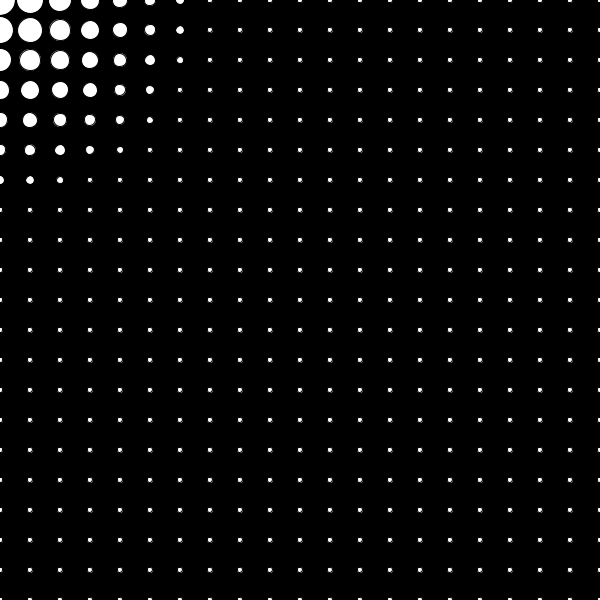
Frame 1 (no input)
Frame 60 (the mouse pressed at the canvas centre just before this capture): identical to frame 1, image omitted
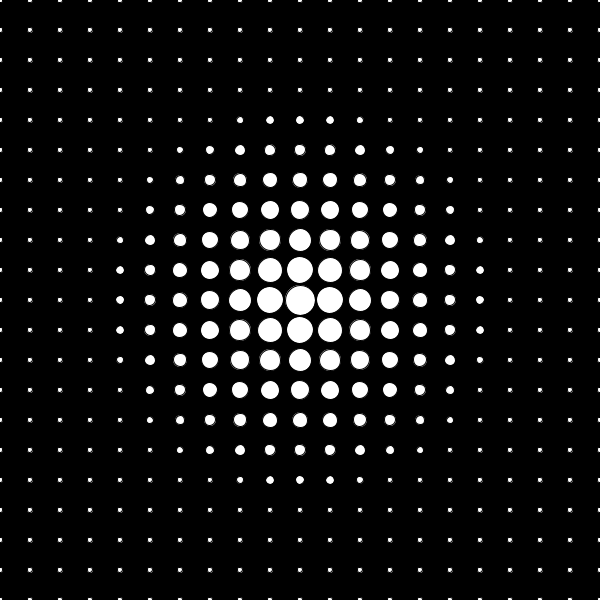
Frame 120 (the mouse held since frame 60 and released just before this capture)

The Processing sketch that drew these frames (run headless with seeded random() and noise(); from frame 60 on, the mouse is pressed at the canvas centre):

// Processing sketch: processing_71409
// ── processing_71409.pde

Spot [][] mySpot = new Spot[30][30];  // we delcare the array of objects

// this means: use the class Spot, make it an array called mySpot. Create an array of 30 objects using the class Spot.
// in short: create an array of "Spots" with 30 elements.

void setup() {
  size(600, 600);
  smooth();

  for (int i=0; i<mySpot.length; i++) {
    for (int j=0; j<mySpot.length; j++) {
      mySpot [i][j] = new Spot(30 * i, 30*j, 20); // We assign the elements of the array, and we give it some properties
  }
  }
}


void draw() {
  background(0);

  for (int i=0; i<mySpot.length; i++) {
    for (int j=0; j<mySpot.length; j++) {
      mySpot[i][j].update(mouseX, mouseY);
      mySpot[i][j].display();
  }
}
}
class Spot {
  
  // we define the variables
  // these variables are accesible 
  float x;
  float y;
  float mx;
  float my;
  float sz;
  float mouseDist;
  float mouseDistMapped;
  
  // this is the Constructor
  // The Constructor is used for initializing data for the object
  // It's like the initials parameters needed to create the object
  // Note the syntax. There is no "void" before the name
  Spot(float xPos, float yPos, float spotSize){
    x = xPos;      // assign xPos (a number coming from outside the class) to x (a local variable)
    y = yPos;      // same case with y and yPos
    sz = spotSize; // same for sz and spotSize
  }
  
  
  // The functions inside a class are called Methods
  // this "update" method is to check things every frame
  // in this case we are checking the mouse position 
  // the name "update" is just a name
  void update(float mousePosX, float mousePosY){
    mx = mousePosX;
    my = mousePosY;
    mouseDist = dist(x, y, mx, my);
    mouseDist = constrain(mouseDist, 0, 200);
    mouseDistMapped = map(mouseDist, 0, 200, 1.5, 0.3);
  }
  
  
  // with this method we draw
  // To be less confusing, we call this method "display", but could be "draw" or any other name
  void display(){
    // draw an ellipse
    // note that we are controlling the size with mouseDistanceMapped (that gives us a number between 0 and 1
    // what we do is multiply the size by a number between 0 and 1, so it's like a percentage
    ellipse(x, y, sz * mouseDistMapped, sz * mouseDistMapped); 
  }
   
  
  

}
